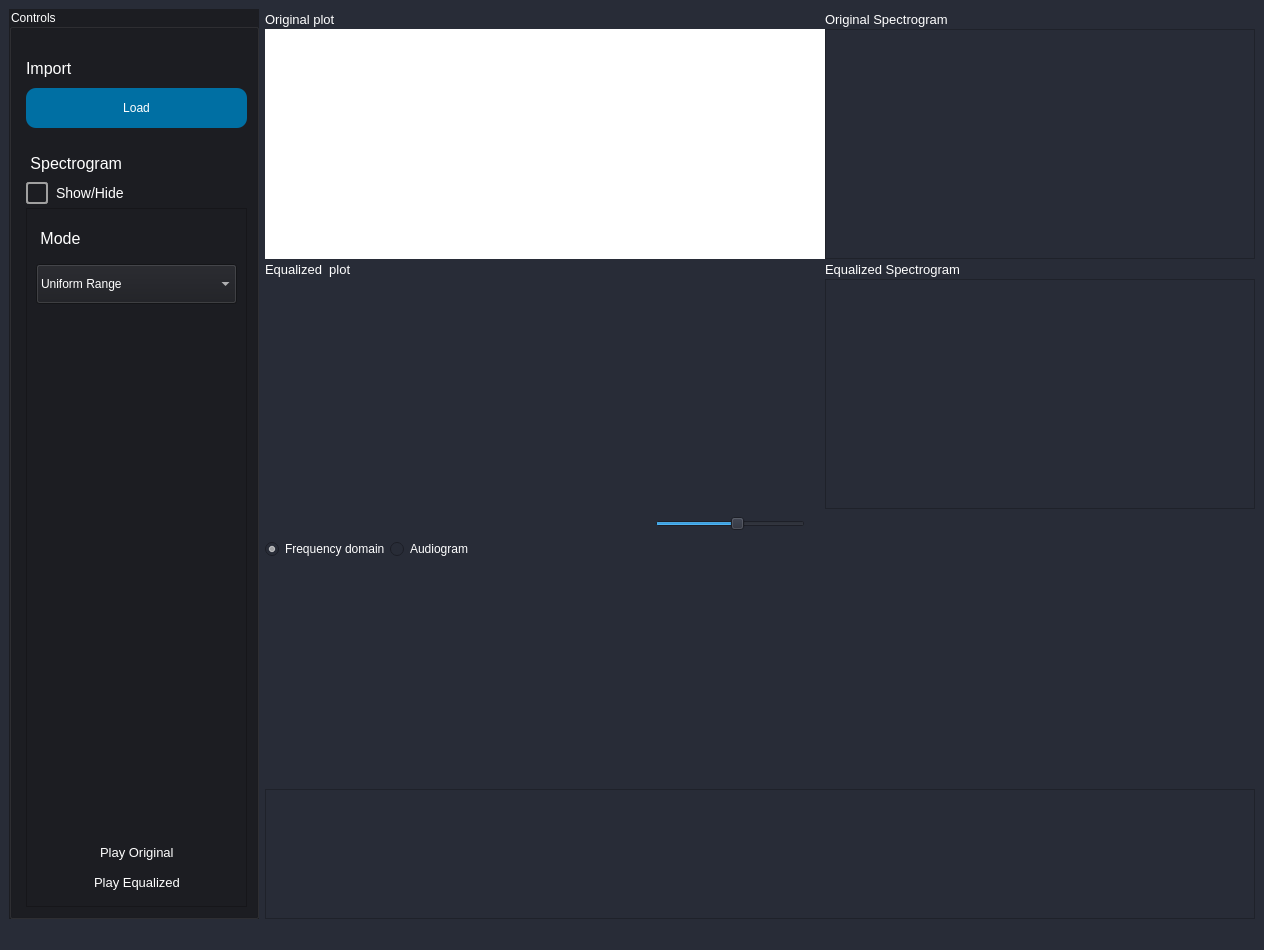
<?xml version="1.0" encoding="UTF-8"?>
<ui version="4.0">
 <class>EqualizerApp</class>
 <widget class="QMainWindow" name="EqualizerApp">
  <property name="geometry">
   <rect>
    <x>0</x>
    <y>0</y>
    <width>1264</width>
    <height>898</height>
   </rect>
  </property>
  <property name="windowTitle">
   <string>EqualizerApp</string>
  </property>
  <property name="styleSheet">
   <string notr="true">background : rgb(40, 44,55)
</string>
  </property>
  <widget class="QWidget" name="centralwidget">
   <property name="styleSheet">
    <string notr="true"/>
   </property>
   <layout class="QGridLayout" name="gridLayout_3">
    <item row="0" column="0">
     <layout class="QGridLayout" name="gridLayout_2">
      <item row="0" column="0">
       <widget class="QGroupBox" name="groupBox">
        <property name="minimumSize">
         <size>
          <width>250</width>
          <height>0</height>
         </size>
        </property>
        <property name="maximumSize">
         <size>
          <width>250</width>
          <height>16777215</height>
         </size>
        </property>
        <property name="focusPolicy">
         <enum>Qt::NoFocus</enum>
        </property>
        <property name="layoutDirection">
         <enum>Qt::LeftToRight</enum>
        </property>
        <property name="styleSheet">
         <string notr="true">color: white;
background : rgb(28, 29, 34)
</string>
        </property>
        <property name="title">
         <string>Controls </string>
        </property>
        <property name="alignment">
         <set>Qt::AlignJustify|Qt::AlignTop</set>
        </property>
        <layout class="QGridLayout" name="gridLayout">
         <item row="0" column="0">
          <layout class="QVBoxLayout" name="verticalLayout_6">
           <item>
            <layout class="QVBoxLayout" name="verticalLayout_2">
             <property name="spacing">
              <number>0</number>
             </property>
             <property name="leftMargin">
              <number>5</number>
             </property>
             <property name="topMargin">
              <number>10</number>
             </property>
             <item>
              <layout class="QVBoxLayout" name="verticalLayout">
               <property name="spacing">
                <number>0</number>
               </property>
               <item>
                <widget class="QLabel" name="label_6">
                 <property name="minimumSize">
                  <size>
                   <width>0</width>
                   <height>40</height>
                  </size>
                 </property>
                 <property name="maximumSize">
                  <size>
                   <width>16777215</width>
                   <height>40</height>
                  </size>
                 </property>
                 <property name="font">
                  <font>
                   <pointsize>12</pointsize>
                   <weight>50</weight>
                   <bold>false</bold>
                  </font>
                 </property>
                 <property name="styleSheet">
                  <string notr="true"/>
                 </property>
                 <property name="text">
                  <string>Import</string>
                 </property>
                </widget>
               </item>
               <item>
                <widget class="QPushButton" name="load_btn">
                 <property name="minimumSize">
                  <size>
                   <width>0</width>
                   <height>40</height>
                  </size>
                 </property>
                 <property name="maximumSize">
                  <size>
                   <width>16777215</width>
                   <height>40</height>
                  </size>
                 </property>
                 <property name="styleSheet">
                  <string notr="true">
QPushButton {
background :rgb(0, 111, 163);
border-radius: 10px;
color: white;
}

QPushButton:hover {
    background-color: white;
    border: 2px solid #475c7a; 
    cursor: pointer; 

border-radius: 10px ; 
color:#34455e;
}</string>
                 </property>
                 <property name="text">
                  <string>Load</string>
                 </property>
                </widget>
               </item>
               <item>
                <layout class="QVBoxLayout" name="verticalLayout_3">
                 <property name="spacing">
                  <number>0</number>
                 </property>
                 <property name="topMargin">
                  <number>20</number>
                 </property>
                 <item>
                  <widget class="QLabel" name="label_10">
                   <property name="minimumSize">
                    <size>
                     <width>0</width>
                     <height>30</height>
                    </size>
                   </property>
                   <property name="maximumSize">
                    <size>
                     <width>16777215</width>
                     <height>30</height>
                    </size>
                   </property>
                   <property name="font">
                    <font>
                     <pointsize>12</pointsize>
                     <weight>50</weight>
                     <bold>false</bold>
                    </font>
                   </property>
                   <property name="styleSheet">
                    <string notr="true">
color: rgb(255, 255, 255);
;</string>
                   </property>
                   <property name="text">
                    <string> Spectrogram </string>
                   </property>
                  </widget>
                 </item>
                 <item>
                  <widget class="QCheckBox" name="checkBox">
                   <property name="minimumSize">
                    <size>
                     <width>0</width>
                     <height>30</height>
                    </size>
                   </property>
                   <property name="maximumSize">
                    <size>
                     <width>16777215</width>
                     <height>30</height>
                    </size>
                   </property>
                   <property name="font">
                    <font>
                     <pointsize>-1</pointsize>
                     <weight>50</weight>
                     <bold>false</bold>
                    </font>
                   </property>
                   <property name="styleSheet">
                    <string notr="true">QCheckBox {
        spacing: 8px;  /* Distance between checkbox and text */
        font-size: 14px;
        color: #FFFFFF;  /* White text */
    }
    
    /* Unchecked state */
    QCheckBox::indicator {
        width: 18px;
        height: 18px;
        border-radius: 3px;
        border: 2px solid #A0A0A0;  /* Gray border for unchecked */
        background-color: transparent;  /* Transparent background */
    }

    /* Checked state */
    QCheckBox::indicator:checked {
        border: 2px solid #4682B4;  /* Blue border when checked */
        background-color: rgb(0, 111, 163);  /* Transparent background */
    }

    /* Hover effect */
    QCheckBox::indicator:hover {
        border-color: #B0C4DE;  /* Light steel blue border on hover */
    }

    /* Disabled state */
    QCheckBox::indicator:disabled {
        border-color: #D3D3D3;  /* Light gray border for disabled */
        background-color: transparent;  /* Transparent background */
    }</string>
                   </property>
                   <property name="text">
                    <string>Show/Hide</string>
                   </property>
                  </widget>
                 </item>
                 <item>
                  <layout class="QVBoxLayout" name="verticalLayout_19">
                   <item>
                    <widget class="QFrame" name="frame">
                     <property name="frameShape">
                      <enum>QFrame::StyledPanel</enum>
                     </property>
                     <property name="frameShadow">
                      <enum>QFrame::Raised</enum>
                     </property>
                     <layout class="QVBoxLayout" name="verticalLayout_20">
                      <item>
                       <widget class="QLabel" name="label_5">
                        <property name="minimumSize">
                         <size>
                          <width>0</width>
                          <height>40</height>
                         </size>
                        </property>
                        <property name="maximumSize">
                         <size>
                          <width>16777215</width>
                          <height>40</height>
                         </size>
                        </property>
                        <property name="font">
                         <font>
                          <pointsize>12</pointsize>
                          <weight>50</weight>
                          <bold>false</bold>
                         </font>
                        </property>
                        <property name="styleSheet">
                         <string notr="true">color: white

;</string>
                        </property>
                        <property name="text">
                         <string> Mode</string>
                        </property>
                       </widget>
                      </item>
                      <item>
                       <widget class="QComboBox" name="modes_combobox">
                        <property name="minimumSize">
                         <size>
                          <width>0</width>
                          <height>40</height>
                         </size>
                        </property>
                        <property name="maximumSize">
                         <size>
                          <width>16777215</width>
                          <height>40</height>
                         </size>
                        </property>
                        <property name="styleSheet">
                         <string notr="true"/>
                        </property>
                        <property name="currentIndex">
                         <number>0</number>
                        </property>
                        <item>
                         <property name="text">
                          <string>Uniform Range</string>
                         </property>
                        </item>
                        <item>
                         <property name="text">
                          <string>weiner</string>
                         </property>
                        </item>
                        <item>
                         <property name="text">
                          <string>Vocal sounds</string>
                         </property>
                        </item>
                        <item>
                         <property name="text">
                          <string>Animals and Music</string>
                         </property>
                        </item>
                       </widget>
                      </item>
                      <item>
                       <spacer name="verticalSpacer">
                        <property name="orientation">
                         <enum>Qt::Vertical</enum>
                        </property>
                        <property name="sizeHint" stdset="0">
                         <size>
                          <width>20</width>
                          <height>40</height>
                         </size>
                        </property>
                       </spacer>
                      </item>
                      <item>
                       <layout class="QVBoxLayout" name="verticalLayout_4">
                        <property name="spacing">
                         <number>0</number>
                        </property>
                        <property name="topMargin">
                         <number>20</number>
                        </property>
                        <item>
                         <layout class="QHBoxLayout" name="horizontalLayout">
                          <property name="spacing">
                           <number>0</number>
                          </property>
                          <item>
                           <widget class="QPushButton" name="pushButton">
                            <property name="autoFillBackground">
                             <bool>false</bool>
                            </property>
                            <property name="text">
                             <string/>
                            </property>
                            <property name="icon">
                             <iconset>
                              <normaloff>imgs/icons8-audio-48 (1).png</normaloff>imgs/icons8-audio-48 (1).png</iconset>
                            </property>
                            <property name="iconSize">
                             <size>
                              <width>20</width>
                              <height>20</height>
                             </size>
                            </property>
                            <property name="flat">
                             <bool>true</bool>
                            </property>
                           </widget>
                          </item>
                          <item>
                           <widget class="QLabel" name="label_9">
                            <property name="font">
                             <font>
                              <pointsize>10</pointsize>
                             </font>
                            </property>
                            <property name="styleSheet">
                             <string notr="true">color: white

;</string>
                            </property>
                            <property name="text">
                             <string>Play Original</string>
                            </property>
                           </widget>
                          </item>
                          <item>
                           <widget class="QPushButton" name="hear_orig_btn">
                            <property name="minimumSize">
                             <size>
                              <width>0</width>
                              <height>30</height>
                             </size>
                            </property>
                            <property name="styleSheet">
                             <string notr="true"/>
                            </property>
                            <property name="text">
                             <string/>
                            </property>
                            <property name="icon">
                             <iconset>
                              <normaloff>imgs/icons8-audio-50.png</normaloff>imgs/icons8-audio-50.png</iconset>
                            </property>
                            <property name="flat">
                             <bool>true</bool>
                            </property>
                           </widget>
                          </item>
                         </layout>
                        </item>
                        <item>
                         <layout class="QHBoxLayout" name="horizontalLayout_2">
                          <property name="spacing">
                           <number>0</number>
                          </property>
                          <item>
                           <widget class="QPushButton" name="pushButton_2">
                            <property name="text">
                             <string/>
                            </property>
                            <property name="icon">
                             <iconset>
                              <normaloff>imgs/icons8-audio-48 (1).png</normaloff>imgs/icons8-audio-48 (1).png</iconset>
                            </property>
                            <property name="iconSize">
                             <size>
                              <width>20</width>
                              <height>20</height>
                             </size>
                            </property>
                            <property name="flat">
                             <bool>true</bool>
                            </property>
                           </widget>
                          </item>
                          <item>
                           <widget class="QLabel" name="label_11">
                            <property name="font">
                             <font>
                              <pointsize>10</pointsize>
                             </font>
                            </property>
                            <property name="styleSheet">
                             <string notr="true">color: white
;</string>
                            </property>
                            <property name="text">
                             <string>Play Equalized</string>
                            </property>
                           </widget>
                          </item>
                          <item>
                           <widget class="QPushButton" name="hear_eq_btn">
                            <property name="minimumSize">
                             <size>
                              <width>0</width>
                              <height>30</height>
                             </size>
                            </property>
                            <property name="styleSheet">
                             <string notr="true"/>
                            </property>
                            <property name="text">
                             <string/>
                            </property>
                            <property name="icon">
                             <iconset>
                              <normaloff>imgs/icons8-audio-50.png</normaloff>imgs/icons8-audio-50.png</iconset>
                            </property>
                            <property name="flat">
                             <bool>true</bool>
                            </property>
                           </widget>
                          </item>
                         </layout>
                        </item>
                       </layout>
                      </item>
                     </layout>
                    </widget>
                   </item>
                  </layout>
                 </item>
                </layout>
               </item>
              </layout>
             </item>
            </layout>
           </item>
          </layout>
         </item>
        </layout>
       </widget>
      </item>
      <item row="0" column="1">
       <layout class="QVBoxLayout" name="verticalLayout_12">
        <property name="spacing">
         <number>0</number>
        </property>
        <item>
         <layout class="QHBoxLayout" name="horizontalLayout_4">
          <item>
           <layout class="QVBoxLayout" name="verticalLayout_7">
            <item>
             <widget class="QLabel" name="label">
              <property name="minimumSize">
               <size>
                <width>0</width>
                <height>20</height>
               </size>
              </property>
              <property name="maximumSize">
               <size>
                <width>16777215</width>
                <height>20</height>
               </size>
              </property>
              <property name="font">
               <font>
                <pointsize>10</pointsize>
                <weight>50</weight>
                <bold>false</bold>
               </font>
              </property>
              <property name="styleSheet">
               <string notr="true">color: rgb(255, 255, 255);</string>
              </property>
              <property name="text">
               <string>Original plot    </string>
              </property>
             </widget>
            </item>
            <item>
             <widget class="PlotWidget" name="original_graph" native="true">
              <property name="minimumSize">
               <size>
                <width>0</width>
                <height>230</height>
               </size>
              </property>
              <property name="maximumSize">
               <size>
                <width>16777215</width>
                <height>230</height>
               </size>
              </property>
              <property name="styleSheet">
               <string notr="true">background: white</string>
              </property>
             </widget>
            </item>
           </layout>
          </item>
          <item>
           <layout class="QVBoxLayout" name="verticalLayout_8">
            <item>
             <widget class="QLabel" name="label_3">
              <property name="minimumSize">
               <size>
                <width>0</width>
                <height>20</height>
               </size>
              </property>
              <property name="maximumSize">
               <size>
                <width>16777215</width>
                <height>20</height>
               </size>
              </property>
              <property name="font">
               <font>
                <pointsize>10</pointsize>
                <weight>50</weight>
                <bold>false</bold>
               </font>
              </property>
              <property name="styleSheet">
               <string notr="true">color: white
;</string>
              </property>
              <property name="text">
               <string>Original Spectrogram</string>
              </property>
             </widget>
            </item>
            <item>
             <widget class="QFrame" name="specto_frame_before">
              <property name="minimumSize">
               <size>
                <width>430</width>
                <height>0</height>
               </size>
              </property>
              <property name="maximumSize">
               <size>
                <width>430</width>
                <height>16777215</height>
               </size>
              </property>
              <property name="frameShape">
               <enum>QFrame::StyledPanel</enum>
              </property>
              <property name="frameShadow">
               <enum>QFrame::Raised</enum>
              </property>
              <layout class="QVBoxLayout" name="verticalLayout_16">
               <item>
                <layout class="QVBoxLayout" name="spectrogram_before"/>
               </item>
              </layout>
             </widget>
            </item>
           </layout>
          </item>
         </layout>
        </item>
        <item>
         <layout class="QHBoxLayout" name="horizontalLayout_5">
          <item>
           <layout class="QVBoxLayout" name="verticalLayout_9">
            <item>
             <widget class="QLabel" name="label_2">
              <property name="minimumSize">
               <size>
                <width>0</width>
                <height>20</height>
               </size>
              </property>
              <property name="maximumSize">
               <size>
                <width>16777215</width>
                <height>20</height>
               </size>
              </property>
              <property name="font">
               <font>
                <pointsize>10</pointsize>
                <weight>50</weight>
                <bold>false</bold>
               </font>
              </property>
              <property name="styleSheet">
               <string notr="true">color: white
;</string>
              </property>
              <property name="text">
               <string>Equalized  plot </string>
              </property>
             </widget>
            </item>
            <item>
             <widget class="PlotWidget" name="equalized_graph" native="true">
              <property name="minimumSize">
               <size>
                <width>0</width>
                <height>230</height>
               </size>
              </property>
              <property name="maximumSize">
               <size>
                <width>16777215</width>
                <height>230</height>
               </size>
              </property>
             </widget>
            </item>
           </layout>
          </item>
          <item>
           <layout class="QVBoxLayout" name="verticalLayout_10">
            <item>
             <widget class="QLabel" name="label_4">
              <property name="minimumSize">
               <size>
                <width>0</width>
                <height>20</height>
               </size>
              </property>
              <property name="maximumSize">
               <size>
                <width>16777215</width>
                <height>20</height>
               </size>
              </property>
              <property name="font">
               <font>
                <pointsize>10</pointsize>
                <weight>50</weight>
                <bold>false</bold>
               </font>
              </property>
              <property name="styleSheet">
               <string notr="true">color: white
;</string>
              </property>
              <property name="text">
               <string>Equalized Spectrogram</string>
              </property>
             </widget>
            </item>
            <item>
             <widget class="QFrame" name="specto_frame_after">
              <property name="minimumSize">
               <size>
                <width>430</width>
                <height>0</height>
               </size>
              </property>
              <property name="maximumSize">
               <size>
                <width>430</width>
                <height>16777215</height>
               </size>
              </property>
              <property name="frameShape">
               <enum>QFrame::StyledPanel</enum>
              </property>
              <property name="frameShadow">
               <enum>QFrame::Raised</enum>
              </property>
              <layout class="QVBoxLayout" name="verticalLayout_17">
               <item>
                <layout class="QVBoxLayout" name="spectrogram_after"/>
               </item>
              </layout>
             </widget>
            </item>
           </layout>
          </item>
         </layout>
        </item>
        <item>
         <layout class="QHBoxLayout" name="horizontalLayout_3">
          <item>
           <widget class="QPushButton" name="play_pause_btn">
            <property name="minimumSize">
             <size>
              <width>0</width>
              <height>30</height>
             </size>
            </property>
            <property name="styleSheet">
             <string notr="true">color: rgb(255, 255, 255);</string>
            </property>
            <property name="text">
             <string/>
            </property>
            <property name="icon">
             <iconset>
              <normaloff>imgs/image (4).png</normaloff>imgs/image (4).png</iconset>
            </property>
            <property name="flat">
             <bool>true</bool>
            </property>
           </widget>
          </item>
          <item>
           <widget class="QPushButton" name="replay_btn">
            <property name="minimumSize">
             <size>
              <width>0</width>
              <height>30</height>
             </size>
            </property>
            <property name="styleSheet">
             <string notr="true"/>
            </property>
            <property name="text">
             <string/>
            </property>
            <property name="icon">
             <iconset>
              <normaloff>imgs/icons/fast-backward.svg</normaloff>imgs/icons/fast-backward.svg</iconset>
            </property>
            <property name="flat">
             <bool>true</bool>
            </property>
           </widget>
          </item>
          <item>
           <widget class="QPushButton" name="zoom_in_btn">
            <property name="minimumSize">
             <size>
              <width>0</width>
              <height>30</height>
             </size>
            </property>
            <property name="autoFillBackground">
             <bool>false</bool>
            </property>
            <property name="styleSheet">
             <string notr="true"/>
            </property>
            <property name="text">
             <string/>
            </property>
            <property name="icon">
             <iconset>
              <normaloff>imgs/icons/zoom-in.svg</normaloff>imgs/icons/zoom-in.svg</iconset>
            </property>
            <property name="flat">
             <bool>true</bool>
            </property>
           </widget>
          </item>
          <item>
           <widget class="QPushButton" name="zoom_out_btn">
            <property name="minimumSize">
             <size>
              <width>0</width>
              <height>30</height>
             </size>
            </property>
            <property name="styleSheet">
             <string notr="true"/>
            </property>
            <property name="text">
             <string/>
            </property>
            <property name="icon">
             <iconset>
              <normaloff>imgs/icons/zoom-out.svg</normaloff>imgs/icons/zoom-out.svg</iconset>
            </property>
            <property name="flat">
             <bool>true</bool>
            </property>
           </widget>
          </item>
          <item>
           <widget class="QSlider" name="speed_slider">
            <property name="maximumSize">
             <size>
              <width>150</width>
              <height>16777215</height>
             </size>
            </property>
            <property name="minimum">
             <number>-5</number>
            </property>
            <property name="maximum">
             <number>4</number>
            </property>
            <property name="orientation">
             <enum>Qt::Horizontal</enum>
            </property>
           </widget>
          </item>
          <item>
           <spacer name="horizontalSpacer">
            <property name="orientation">
             <enum>Qt::Horizontal</enum>
            </property>
            <property name="sizeType">
             <enum>QSizePolicy::Fixed</enum>
            </property>
            <property name="sizeHint" stdset="0">
             <size>
              <width>450</width>
              <height>20</height>
             </size>
            </property>
           </spacer>
          </item>
         </layout>
        </item>
        <item>
         <layout class="QVBoxLayout" name="verticalLayout_11">
          <item>
           <layout class="QHBoxLayout" name="horizontalLayout_15">
            <item>
             <widget class="QRadioButton" name="audio_radio">
              <property name="autoFillBackground">
               <bool>false</bool>
              </property>
              <property name="styleSheet">
               <string notr="true">color: rgb(255, 255, 255);</string>
              </property>
              <property name="text">
               <string>Frequency domain</string>
              </property>
              <property name="checked">
               <bool>true</bool>
              </property>
             </widget>
            </item>
            <item>
             <widget class="QRadioButton" name="freq_radio">
              <property name="styleSheet">
               <string notr="true">color: rgb(255, 255, 255);</string>
              </property>
              <property name="text">
               <string>Audiogram</string>
              </property>
             </widget>
            </item>
            <item>
             <spacer name="horizontalSpacer_2">
              <property name="orientation">
               <enum>Qt::Horizontal</enum>
              </property>
              <property name="sizeHint" stdset="0">
               <size>
                <width>40</width>
                <height>20</height>
               </size>
              </property>
             </spacer>
            </item>
           </layout>
          </item>
          <item>
           <widget class="PlotWidget" name="frequency_graph" native="true">
            <property name="minimumSize">
             <size>
              <width>0</width>
              <height>230</height>
             </size>
            </property>
            <property name="maximumSize">
             <size>
              <width>16777215</width>
              <height>230</height>
             </size>
            </property>
           </widget>
          </item>
         </layout>
        </item>
        <item>
         <widget class="QFrame" name="sliders_frame">
          <property name="minimumSize">
           <size>
            <width>0</width>
            <height>130</height>
           </size>
          </property>
          <property name="maximumSize">
           <size>
            <width>16777215</width>
            <height>150</height>
           </size>
          </property>
          <property name="styleSheet">
           <string notr="true">QSlider::groove {
    border: 1px solid #333333;
    background-color: #444444;
    border-radius: 4px;
}
QSlider::groove:horizontal {
    height: 8px;
}
QSlider::groove:vertical {
    width: 8px;
}

QSlider::handle:horizontal {
    background: qlineargradient(spread:pad, x1:0, y1:0, x2:1, y2:1, stop:0 #ffffff, stop:1 #c0c0c0);
    border: 1px solid #888888;
    width: 14px;
    margin: -4px 0;
    border-radius: 4px;
}

QSlider::handle:vertical {
    background: qlineargradient(spread:pad, x1:0, y1:0, x2:1, y2:1, stop:0 #ffffff, stop:1 #c0c0c0);
    border: 1px solid #888888;
    height: 14px;
    margin: 0 -4px;
    border-radius: 4px;
}

QSlider::add-page, QSlider::sub-page {
    background-color: #444444;
    border-radius: 4px;
}

QSlider::add-page:horizontal {
    background: qlineargradient(spread:pad, x1:0, y1:0, x2:1, y2:0, stop:0 #555555, stop:0.5 #666666, stop:1 #777777);
}

QSlider::sub-page:horizontal {
    background-color: qlineargradient(spread:pad, x1:0, y1:0, x2:1, y2:0, stop:0 #3A95FF, stop:1 #1554AA);
}

QSlider::add-page:vertical {
    background-color: qlineargradient(spread:pad, x1:0, y1:0, x2:0, y2:1, stop:0 #3A95FF, stop:1 #1554AA);
}

QSlider::sub-page:vertical {
    background: qlineargradient(spread:pad, x1:0, y1:0, x2:0, y2:1, stop:0 #555555, stop:0.5 #666666, stop:1 #777777);
}

QSlider::add-page:horizontal:disabled,
QSlider::sub-page:horizontal:disabled,
QSlider::add-page:vertical:disabled,
QSlider::sub-page:vertical:disabled {
    background: #666666;
}

QSlider::handle:disabled {
    background: #888888;
    border: 1px solid #666666;
}
QLabel{
color: rgb(255, 255, 255);}</string>
          </property>
          <property name="frameShape">
           <enum>QFrame::StyledPanel</enum>
          </property>
          <property name="frameShadow">
           <enum>QFrame::Raised</enum>
          </property>
         </widget>
        </item>
       </layout>
      </item>
     </layout>
    </item>
   </layout>
  </widget>
  <widget class="QMenuBar" name="menubar">
   <property name="geometry">
    <rect>
     <x>0</x>
     <y>0</y>
     <width>1264</width>
     <height>20</height>
    </rect>
   </property>
  </widget>
  <widget class="QStatusBar" name="statusbar"/>
 </widget>
 <customwidgets>
  <customwidget>
   <class>PlotWidget</class>
   <extends>QWidget</extends>
   <header location="global">pyqtgraph</header>
   <container>1</container>
  </customwidget>
 </customwidgets>
 <resources/>
 <connections/>
</ui>
